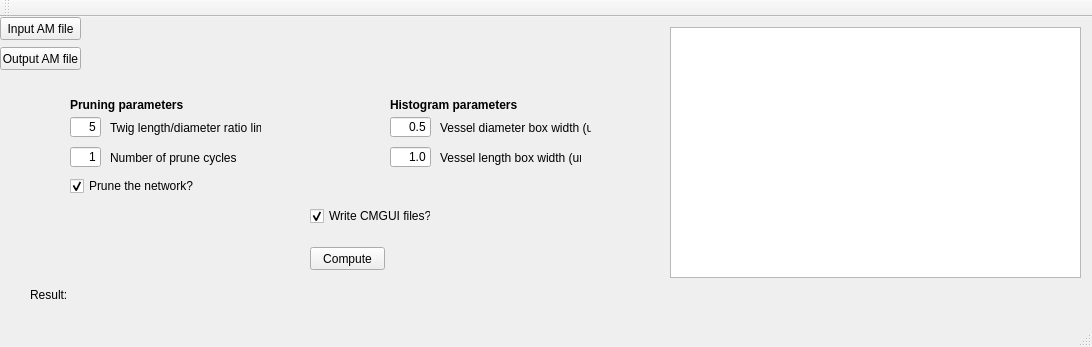
<?xml version="1.0" encoding="UTF-8"?>
<ui version="4.0">
 <class>MainWindow</class>
 <widget class="QMainWindow" name="MainWindow">
  <property name="geometry">
   <rect>
    <x>0</x>
    <y>0</y>
    <width>1092</width>
    <height>347</height>
   </rect>
  </property>
  <property name="windowTitle">
   <string>Prune/quantify/translate Spatialgraph network</string>
  </property>
  <widget class="QWidget" name="centralWidget">
   <widget class="QPushButton" name="pushButtonInputAMFile">
    <property name="geometry">
     <rect>
      <x>0</x>
      <y>0</y>
      <width>81</width>
      <height>23</height>
     </rect>
    </property>
    <property name="text">
     <string>Input AM file</string>
    </property>
   </widget>
   <widget class="QLabel" name="labelInputFile">
    <property name="geometry">
     <rect>
      <x>90</x>
      <y>0</y>
      <width>571</width>
      <height>21</height>
     </rect>
    </property>
    <property name="text">
     <string/>
    </property>
   </widget>
   <widget class="QPushButton" name="pushButtonCompute">
    <property name="geometry">
     <rect>
      <x>310</x>
      <y>230</y>
      <width>75</width>
      <height>23</height>
     </rect>
    </property>
    <property name="text">
     <string>Compute</string>
    </property>
   </widget>
   <widget class="QLabel" name="label">
    <property name="geometry">
     <rect>
      <x>30</x>
      <y>270</y>
      <width>41</width>
      <height>16</height>
     </rect>
    </property>
    <property name="text">
     <string>Result:</string>
    </property>
   </widget>
   <widget class="QLabel" name="labelResult">
    <property name="geometry">
     <rect>
      <x>70</x>
      <y>270</y>
      <width>1011</width>
      <height>16</height>
     </rect>
    </property>
    <property name="text">
     <string/>
    </property>
   </widget>
   <widget class="QTextEdit" name="textEdit">
    <property name="geometry">
     <rect>
      <x>670</x>
      <y>10</y>
      <width>411</width>
      <height>251</height>
     </rect>
    </property>
   </widget>
   <widget class="QPushButton" name="pushButtonOutputAMFile">
    <property name="geometry">
     <rect>
      <x>0</x>
      <y>30</y>
      <width>81</width>
      <height>23</height>
     </rect>
    </property>
    <property name="text">
     <string>Output AM file</string>
    </property>
   </widget>
   <widget class="QLabel" name="labelOutputFile">
    <property name="geometry">
     <rect>
      <x>90</x>
      <y>30</y>
      <width>571</width>
      <height>21</height>
     </rect>
    </property>
    <property name="text">
     <string/>
    </property>
   </widget>
   <widget class="QLineEdit" name="lineEditRatioLimit">
    <property name="geometry">
     <rect>
      <x>70</x>
      <y>100</y>
      <width>31</width>
      <height>20</height>
     </rect>
    </property>
    <property name="text">
     <string>5</string>
    </property>
    <property name="alignment">
     <set>Qt::AlignRight|Qt::AlignTrailing|Qt::AlignVCenter</set>
    </property>
   </widget>
   <widget class="QLabel" name="labelRatioLimit">
    <property name="geometry">
     <rect>
      <x>110</x>
      <y>100</y>
      <width>151</width>
      <height>21</height>
     </rect>
    </property>
    <property name="text">
     <string>Twig length/diameter ratio limit</string>
    </property>
   </widget>
   <widget class="QCheckBox" name="checkBoxPrune">
    <property name="geometry">
     <rect>
      <x>70</x>
      <y>160</y>
      <width>131</width>
      <height>18</height>
     </rect>
    </property>
    <property name="text">
     <string>Prune the network?</string>
    </property>
    <property name="checked">
     <bool>true</bool>
    </property>
   </widget>
   <widget class="QCheckBox" name="checkBoxCreateCmgui">
    <property name="geometry">
     <rect>
      <x>310</x>
      <y>190</y>
      <width>121</width>
      <height>18</height>
     </rect>
    </property>
    <property name="text">
     <string>Write CMGUI files?</string>
    </property>
    <property name="checked">
     <bool>true</bool>
    </property>
   </widget>
   <widget class="QLineEdit" name="lineNprunecycles">
    <property name="geometry">
     <rect>
      <x>70</x>
      <y>130</y>
      <width>31</width>
      <height>20</height>
     </rect>
    </property>
    <property name="text">
     <string>1</string>
    </property>
    <property name="alignment">
     <set>Qt::AlignRight|Qt::AlignTrailing|Qt::AlignVCenter</set>
    </property>
   </widget>
   <widget class="QLabel" name="label_nprunecycles">
    <property name="geometry">
     <rect>
      <x>110</x>
      <y>130</y>
      <width>171</width>
      <height>21</height>
     </rect>
    </property>
    <property name="text">
     <string>Number of prune cycles</string>
    </property>
   </widget>
   <widget class="QLineEdit" name="lineEdit_ddiam">
    <property name="geometry">
     <rect>
      <x>390</x>
      <y>100</y>
      <width>41</width>
      <height>20</height>
     </rect>
    </property>
    <property name="text">
     <string>0.5</string>
    </property>
    <property name="alignment">
     <set>Qt::AlignRight|Qt::AlignTrailing|Qt::AlignVCenter</set>
    </property>
   </widget>
   <widget class="QLabel" name="label_histogram">
    <property name="geometry">
     <rect>
      <x>390</x>
      <y>80</y>
      <width>141</width>
      <height>16</height>
     </rect>
    </property>
    <property name="font">
     <font>
      <weight>75</weight>
      <bold>true</bold>
     </font>
    </property>
    <property name="text">
     <string>Histogram parameters</string>
    </property>
   </widget>
   <widget class="QLineEdit" name="lineEdit_dlen">
    <property name="geometry">
     <rect>
      <x>390</x>
      <y>130</y>
      <width>41</width>
      <height>20</height>
     </rect>
    </property>
    <property name="text">
     <string>1.0</string>
    </property>
    <property name="alignment">
     <set>Qt::AlignRight|Qt::AlignTrailing|Qt::AlignVCenter</set>
    </property>
   </widget>
   <widget class="QLabel" name="label_dlen">
    <property name="geometry">
     <rect>
      <x>440</x>
      <y>130</y>
      <width>141</width>
      <height>21</height>
     </rect>
    </property>
    <property name="text">
     <string>Vessel length box width (um)</string>
    </property>
   </widget>
   <widget class="QLabel" name="label_ddiam">
    <property name="geometry">
     <rect>
      <x>440</x>
      <y>100</y>
      <width>151</width>
      <height>21</height>
     </rect>
    </property>
    <property name="text">
     <string>Vessel diameter box width (um)</string>
    </property>
   </widget>
   <widget class="QLabel" name="label_pruning">
    <property name="geometry">
     <rect>
      <x>70</x>
      <y>80</y>
      <width>141</width>
      <height>16</height>
     </rect>
    </property>
    <property name="font">
     <font>
      <weight>75</weight>
      <bold>true</bold>
     </font>
    </property>
    <property name="text">
     <string>Pruning parameters</string>
    </property>
   </widget>
  </widget>
  <widget class="QMenuBar" name="menuBar">
   <property name="geometry">
    <rect>
     <x>0</x>
     <y>0</y>
     <width>1092</width>
     <height>18</height>
    </rect>
   </property>
  </widget>
  <widget class="QToolBar" name="mainToolBar">
   <attribute name="toolBarArea">
    <enum>TopToolBarArea</enum>
   </attribute>
   <attribute name="toolBarBreak">
    <bool>false</bool>
   </attribute>
  </widget>
  <widget class="QStatusBar" name="statusBar"/>
 </widget>
 <layoutdefault spacing="6" margin="11"/>
 <resources/>
 <connections>
  <connection>
   <sender>pushButtonCompute</sender>
   <signal>clicked()</signal>
   <receiver>MainWindow</receiver>
   <slot>pruner()</slot>
   <hints>
    <hint type="sourcelabel">
     <x>263</x>
     <y>227</y>
    </hint>
    <hint type="destinationlabel">
     <x>377</x>
     <y>222</y>
    </hint>
   </hints>
  </connection>
  <connection>
   <sender>pushButtonOutputAMFile</sender>
   <signal>clicked()</signal>
   <receiver>MainWindow</receiver>
   <slot>outputFileSelecter()</slot>
   <hints>
    <hint type="sourcelabel">
     <x>31</x>
     <y>84</y>
    </hint>
    <hint type="destinationlabel">
     <x>56</x>
     <y>207</y>
    </hint>
   </hints>
  </connection>
  <connection>
   <sender>pushButtonInputAMFile</sender>
   <signal>clicked()</signal>
   <receiver>MainWindow</receiver>
   <slot>inputFileSelecter()</slot>
   <hints>
    <hint type="sourcelabel">
     <x>62</x>
     <y>43</y>
    </hint>
    <hint type="destinationlabel">
     <x>262</x>
     <y>59</y>
    </hint>
   </hints>
  </connection>
 </connections>
 <slots>
  <slot>outputFileSelecter()</slot>
  <slot>inputFileSelecter()</slot>
  <slot>pruner()</slot>
 </slots>
</ui>
